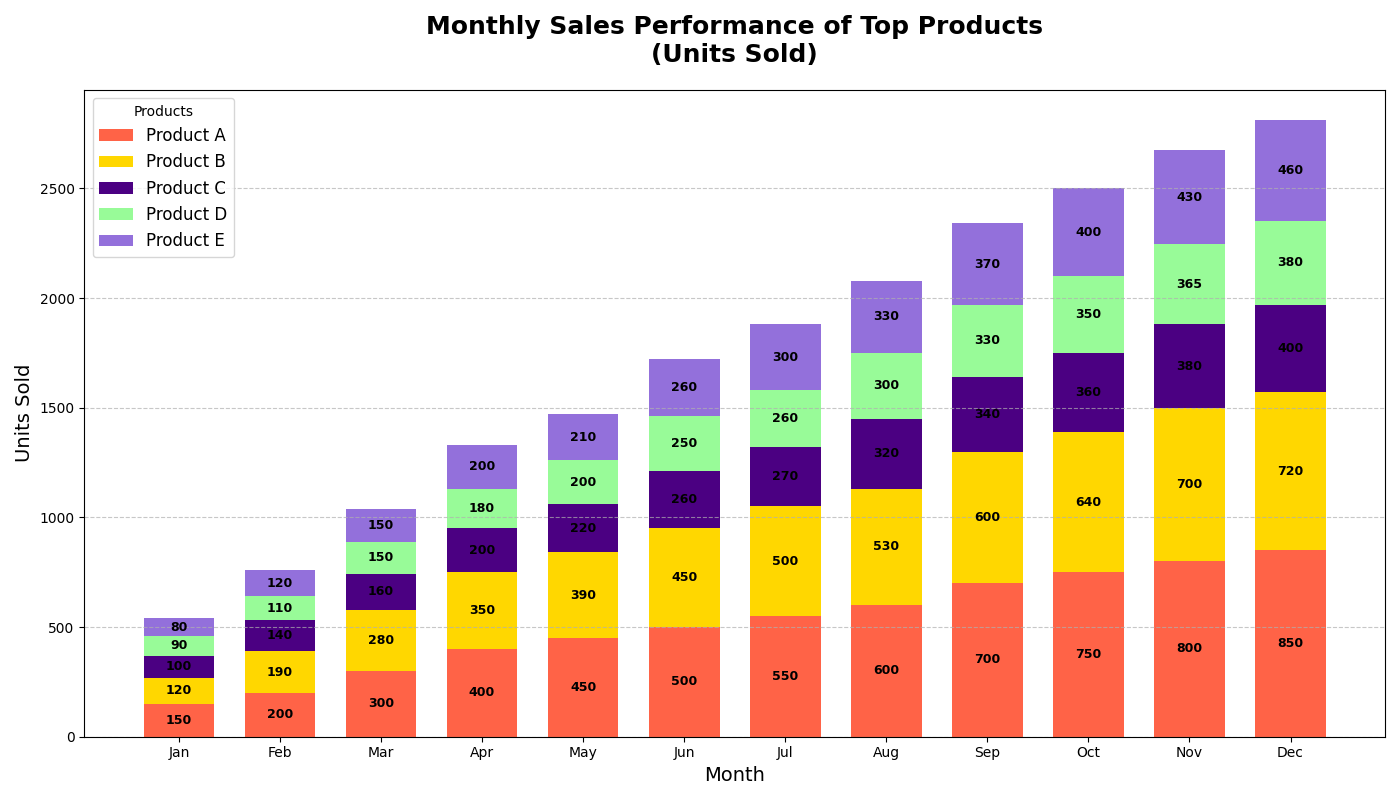

Here is the Python script that generated this plot:
import matplotlib.pyplot as plt
import numpy as np

# Backstory: Analyzing the sales performance of our top 5 products over the past 12 months at a fictional company.

# Define the products and months
products = ['Product A', 'Product B', 'Product C', 'Product D', 'Product E']
months = ['Jan', 'Feb', 'Mar', 'Apr', 'May', 'Jun', 'Jul', 'Aug', 'Sep', 'Oct', 'Nov', 'Dec']

# Sales data for the 5 products over 12 months (in units sold)
product_sales = np.array([
    [150, 200, 300, 400, 450, 500, 550, 600, 700, 750, 800, 850],  # Product A
    [120, 190, 280, 350, 390, 450, 500, 530, 600, 640, 700, 720],  # Product B
    [100, 140, 160, 200, 220, 260, 270, 320, 340, 360, 380, 400],  # Product C
    [90, 110, 150, 180, 200, 250, 260, 300, 330, 350, 365, 380],   # Product D
    [80, 120, 150, 200, 210, 260, 300, 330, 370, 400, 430, 460]    # Product E
])

# Calculate cumulative sales totals for stacked bar chart
cumulative_sales = np.cumsum(product_sales, axis=0)

# Initialize figure
fig, ax = plt.subplots(figsize=(14, 8))

# Define the bar width
bar_width = 0.7
index = np.arange(len(months))

# Plot each product's sales in a stacked bar format
colors = ['#FF6347', '#FFD700', '#4B0082', '#98FB98', '#9370DB']

bars = []
for i, product in enumerate(products):
    if i == 0:
        bars.append(ax.bar(index, product_sales[i], bar_width, color=colors[i], label=product))
    else:
        bars.append(ax.bar(index, product_sales[i], bar_width, bottom=cumulative_sales[i-1], color=colors[i], label=product))

# Customizing the plot
ax.set_title('Monthly Sales Performance of Top Products\n(Units Sold)', fontsize=18, fontweight='bold', pad=20)
ax.set_xlabel('Month', fontsize=14)
ax.set_ylabel('Units Sold', fontsize=14)
ax.set_xticks(index)
ax.set_xticklabels(months)
ax.legend(loc='upper left', fontsize=12, title='Products', frameon=True)

# Adding annotations to bars
for bar_list in bars:
    for bar in bar_list:
        height = bar.get_height()
        if height > 0:
            ax.annotate(f'{int(height)}',
                        xy=(bar.get_x() + bar.get_width() / 2, bar.get_y() + height / 2),
                        xytext=(0, 0),
                        textcoords="offset points",
                        ha='center', va='center',
                        fontsize=9, color='black', fontweight='bold')

# Add a horizontal grid to improve readability
ax.yaxis.grid(True, linestyle='--', alpha=0.7)

# Automatically adjust subplot params for better layout
plt.tight_layout()

# Show plot
plt.show()
